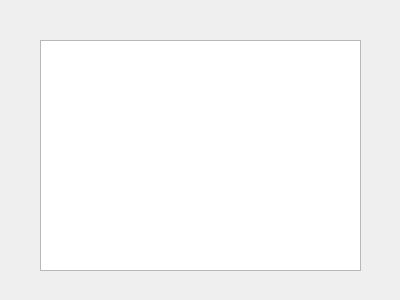
<?xml version="1.0" encoding="UTF-8"?>
<ui version="4.0">
 <class>Real_Form</class>
 <widget class="QDialog" name="Real_Form">
  <property name="geometry">
   <rect>
    <x>0</x>
    <y>0</y>
    <width>400</width>
    <height>300</height>
   </rect>
  </property>
  <property name="windowTitle">
   <string>Dialog</string>
  </property>
  <widget class="QTextBrowser" name="textBrowser">
   <property name="geometry">
    <rect>
     <x>40</x>
     <y>40</y>
     <width>321</width>
     <height>231</height>
    </rect>
   </property>
  </widget>
 </widget>
 <resources/>
 <connections/>
</ui>
